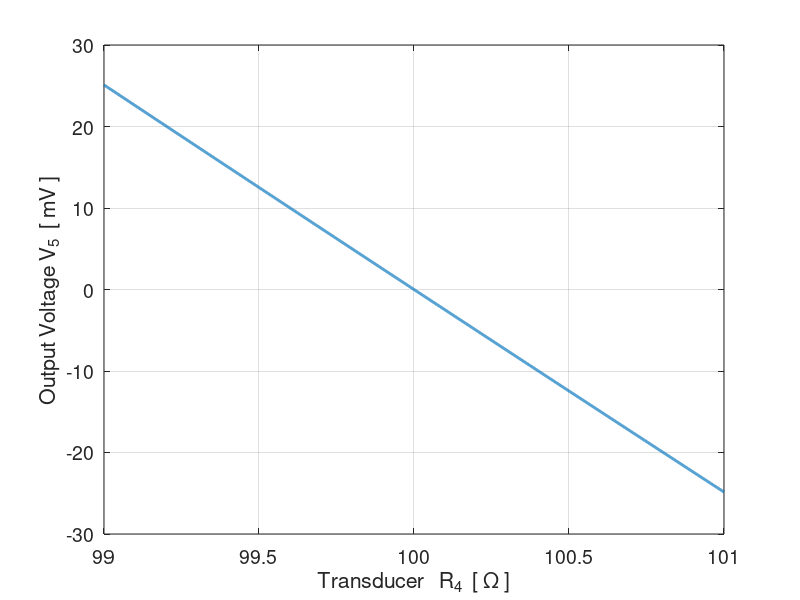

This figure's MATLAB source:
% CR002.m

% Modelling a simple voltage divider circuit
% Maximum energy transfer from source to load

% Ian Cooper
% School of Physics, University of Sydney
% email: ian.cooper@sydney.edu.au
% https://d-arora.github.io/Doing-Physics-With-Matlab/
% 171220




clear all
close all
clc

% INPUTS   ===============================================================
   emf = 10;
   R = [100 100 100 100 1e5];

% CALCULATIONS   ======================================================== 
  Vm = [emf;0;0];
  
% Transducer resistance R4 = RTransducer
    RTmin = 99;        
    RTmax = 101;
    N = 5000;
    RT = linspace(RTmin,RTmax,N);
    VT = zeros(N,1);
    
% CALCULATIONS   ========================================================
for c = 1 : N
  R(4) = RT(c);
  Vm = [emf;0;0];
  Rm(1,1) = R(1) + R(2);
  Rm(1,2) = -R(1);
  Rm(1,3) = -R(2);
  
  Rm(2,1) =  R(1);
  Rm(2,2) = -(R(1) + R(3) + R(5));
  Rm(2,3) =  R(5);
  
  Rm(3,1) =  R(2);
  Rm(3,2) =  R(5);
  Rm(3,3) =  -(R(5) + R(4) + R(2));
  
  
  Im = Rm \ Vm;
  
  
  IR(1) = Im(1) - Im(2);
  IR(2) = Im(1) - Im(3);
  IR(3) = Im(2);
  IR(4) = Im(3);
  IR(5) = Im(3) - Im(2);
  
  V = IR .* R;
  VT(c) = V(5); 
end


% DISPLAY RESULTS   ======================================================
  
   
   
% GRAPHICS   =============================================================
figure(1)
   pos = [0.1 0.1 0.25 0.35];
   set(gcf,'Units','normalized');
   set(gcf,'Position',pos);
   set(gcf,'color','w');
   
   xP = RT; yP = 1e3.*VT;
   plot(xP,yP,'lineWidth',2);

   ylabel('Output Voltage V_5  [ mV ]');
   xlabel('Transducer   R_4  [ \Omega ]');
   grid on
   set(gca,'Fontsize',14);
   
